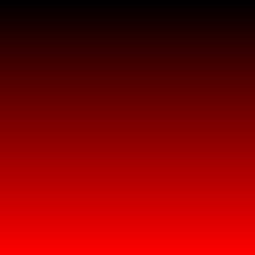
Frame 1 (no input)
Frame 60 (the mouse pressed at the canvas centre just before this capture): identical to frame 1, image omitted
Frame 120 (the mouse held since frame 60 and released just before this capture): identical to frame 1, image omitted

The Processing sketch that drew this single still picture (run headless with seeded random() and noise(); from frame 60 on, the mouse is pressed at the canvas centre):

// Processing sketch: blending
// ── blending.pde
void setup() {
        size(255, 255);
}

void draw(){
        loadPixels();

        float r = 0;

        for (int y = 0;  y  <  height; y++){

                for(int x = 0; x < width; x++){

                        pixels[y * width + x] = color(r,0, 0);
                }
                r = (r + 1) % 256;
        }
        updatePixels();
}
